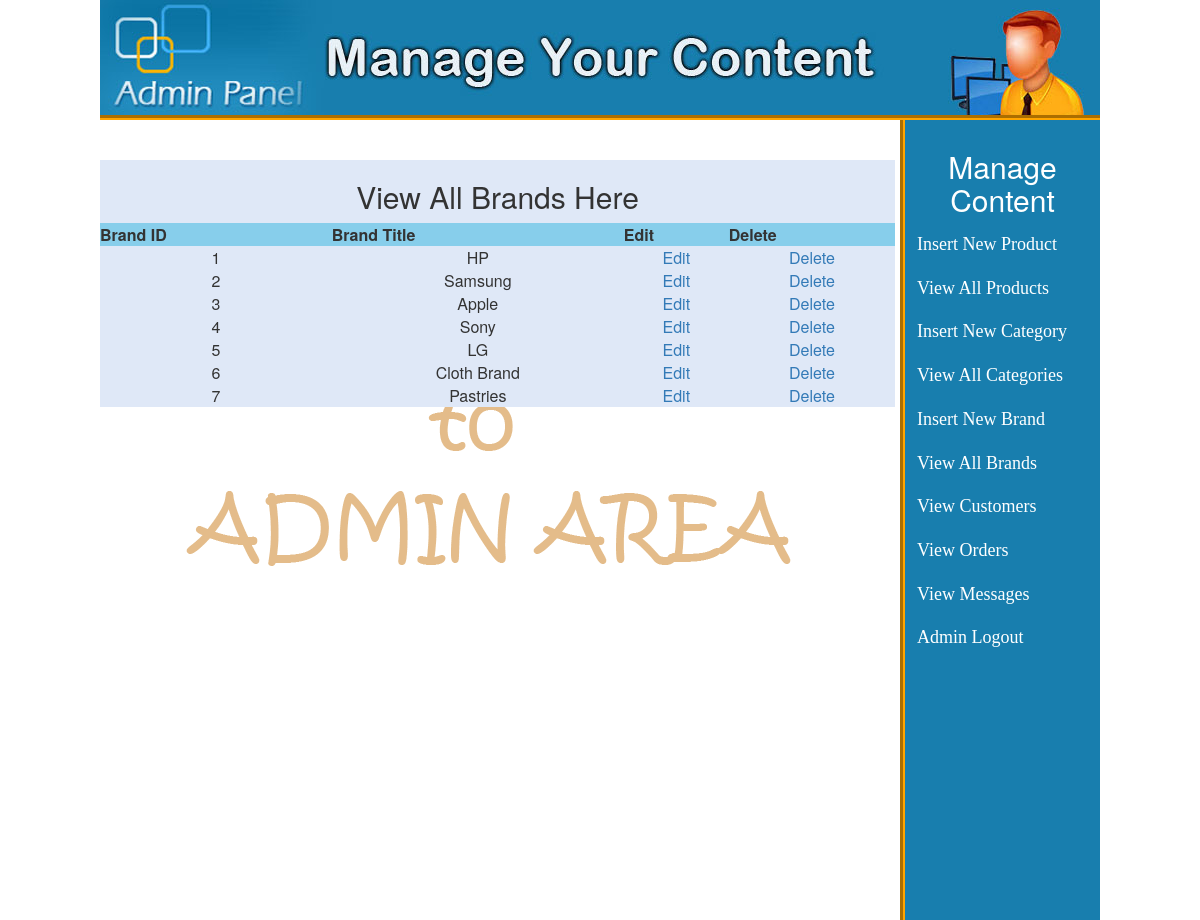
The app's page /admin0000.php?view_brands (signed in) with its own data.
### tables this page shows
CREATE TABLE `brands` (
  `brand_id` int(100) NOT NULL,
  `brand_title` text NOT NULL
);

### view_brands.php (the view)
<table width="795" align="center" style="background-color: rgb(223, 232, 247)">
    <tr align="center">
        <td colspan="6"><h2>View All Brands Here</h2></td>
    </tr>
    <tr align="center" bgcolor="skyblue">
        <th>Brand ID</th>
		<th>Brand Title</th>
		<th>Edit</th>
		<th>Delete</th>
    </tr>
    <?php
    include("db.php");
    $get_brand = "select * from brands";
    $run_brand = mysqli_query($con, $get_brand);
    $i = 0;
    while($row_brand=mysqli_fetch_array($run_brand)){
        $brand_id = $row_brand['brand_id'];
        $brand_title = $row_brand['brand_title'];
        $i++;
    ?>
    <tr align = "center">
        <td><?php echo $i; ?></td>
        <td><?php echo $brand_title; ?></td>
        <td><a href="admin0000.php?edit_brand=<?php echo $brand_id; ?>">Edit</a></td>
        <td><a href="delete_brand.php?delete_brand=<?php echo $brand_id;?>">Delete</a></td>
    </tr>
    <?php } ?>
</table>

### styles/style.css (style rules this page uses)
html, body, div, span, applet, object, iframe, h1, h2, h3, h4, h5, h6, p, blockquote, pre, a, abbr, acronym, address, big, cite, code, del, dfn, em, img, ins, kbd, q, s, samp, small, strike, strong, sub, sup, tt, var, b, u, i, center, dl, dt, dd, ol, ul, li, fieldset, form, label, legend, table, caption, tbody, tfoot, thead, tr, th, td, article, aside, canvas, details, embed, figure, figcaption, footer, header, hgroup, menu, nav, output, ruby, section, summary, time, mark, audio, video { margin: 0; padding: 0; border: 0; vertical-align: baseline; }
body { background: skyblue; }

### records on screen
brands: brand_title "HP"
brands: brand_title "Samsung"
brands: brand_title "Apple"
brands: brand_title "Sony"
brands: brand_title "LG"
brands: brand_title "Cloth Brand"
brands: brand_title "Pastries"
